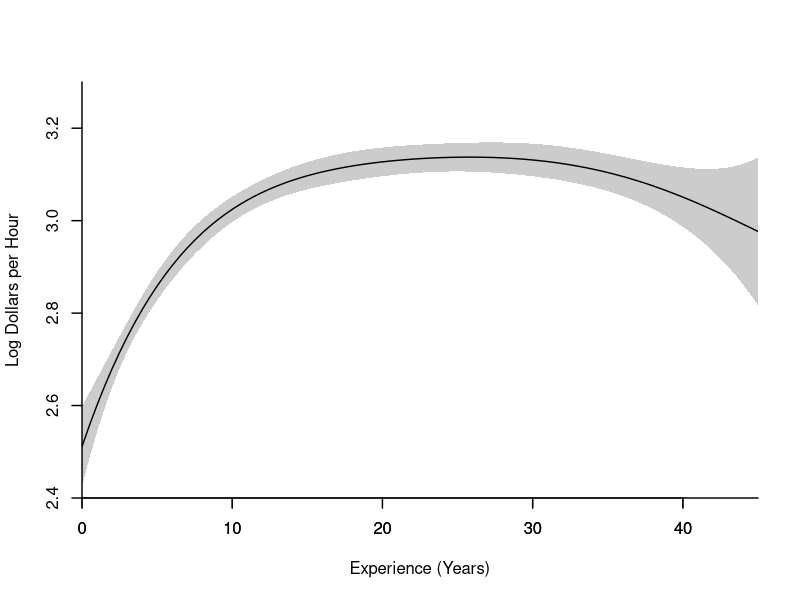
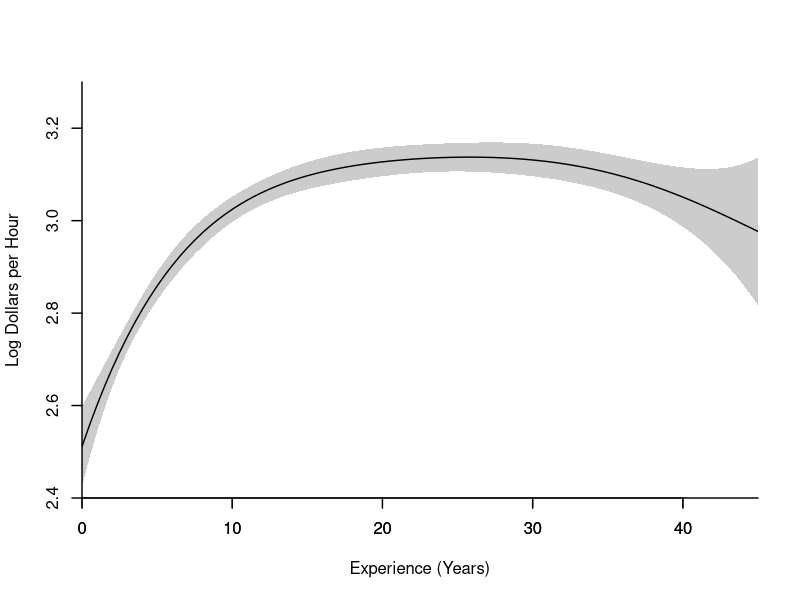
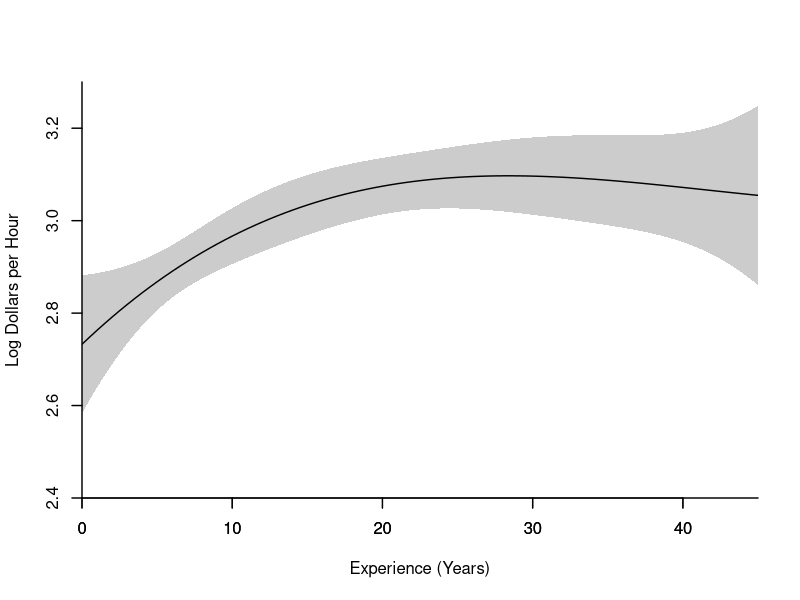
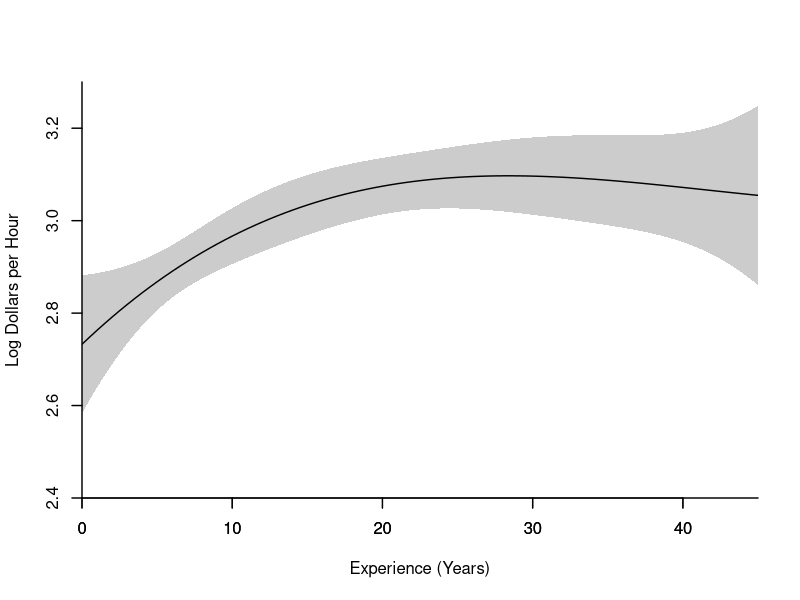

Recreate these plots in R, in order.
#####################################
### This file generates Figure 20.7
### Confidence Bands for Experience Profile
### College-Educated Women
#############################
### Uses data file cps09mar.txt
#####################################

dat <- read.table("cps09mar.txt")
wcollegef <- (dat[,2]==1)&(dat[,4]==16)&(dat[,11]==1)
bcollegef <- (dat[,2]==1)&(dat[,4]==16)&(dat[,11]==2)
datw <- dat[wcollegef,]
datb <- dat[bcollegef,]

yw <- as.matrix(log(datw[,5]/(datw[,6]*datw[,7])))
qw <- (datw[,1]-datw[,4]-6)
yb <- as.matrix(log(datb[,5]/(datb[,6]*datb[,7])))
qb <- (datb[,1]-datb[,4]-6)
nw <- length(yw)
nb <- length(yb)

xm <- 45;
pw <- 5
pb <- 3
x <- as.matrix(seq(0,xm,0.5))
G <- length(x)
xw <- matrix(1,nrow=G,ncol=pw+1)
xb <- matrix(1,nrow=G,ncol=pw+1)
zw <- matrix(1,nrow=nw,ncol=pw+1)
zb <- matrix(1,nrow=nb,ncol=pw+1)
for (j in 1:pw){
  xwj <- qw^j
  zwj <- zw[,1:j]
  gamw <- solve(t(zwj)%*%zwj,t(zwj)%*%xwj)
  egamw <- xwj - zwj%*%gamw
  sigw <- sqrt((t(egamw)%*%egamw)/nw)
  zw[,j+1] <- egamw%*%(1/sigw)
  xw[,j+1] <- (x^j - xw[,1:j]%*%gamw)%*%(1/sigw)

  xbj <- qb^j
  zbj <- zb[,1:j]
  gamb <- solve(t(zbj)%*%zbj,t(zbj)%*%xbj)
  egamb <- xbj - zbj%*%gamb
  sigb <- sqrt((t(egamb)%*%egamb)/nb)
  zb[,j+1] <- egamb%*%(1/sigb)
  xb[,j+1] <- (x^j - xb[,1:j]%*%gamb)%*%(1/sigb)
}

xxw <- solve(t(zw)%*%zw)
betaw <- xxw%*%(t(zw)%*%yw)
fw <- xw%*%betaw
ew <- yw - zw%*%betaw
epw <- ew/(1-rowSums(zw*(zw%*%xxw)))
uw <- zw*(epw%*%matrix(1,1,ncol(zw)))
vw <- xxw%*%(t(uw)%*%uw)%*%xxw

zb = zb[,1:(1+pb)];
xb = xb[,1:(1+pb)];
xxb <- solve(t(zb)%*%zb)
betab <- xxb%*%(t(zb)%*%yb)
fb <- xb%*%betab
eb <- yb - zb%*%betab
epb <- eb/(1-rowSums(zb*(zb%*%xxb)))
ub <- zb*(epb%*%matrix(1,1,ncol(zb)))
vb <- xxb%*%(t(ub)%*%ub)%*%xxb

sew <- sqrt(rowSums(xw*(xw%*%vw)))
seb <- sqrt(rowSums(xb*(xb%*%vb)))

Lw <- fw - sew*1.96
Uw <- fw + sew*1.96
Lb <- fb - seb*1.96
Ub <- fb + seb*1.96

wd <- 1.4

pdf("HANSEN20-7a.pdf",family="Helvetica",colormodel='cmyk',width=4.5,height=4.5)
plot(x,fw,lty=1,xlim=c(0,xm),ylim=c(2.4,3.3),xlab="Experience (Years)",ylab="Log Dollars per Hour",xaxs="i",yaxs="i",type="l",lwd=wd,bty="n",yaxt="n")
polygon(c(x,rev(x)),c(Uw,rev(Lw)),col=grey(.8),border=NA)
axis(side=1,seq(0,50,10),lwd=wd)
axis(side=2,seq(2.4,3.4,.2),lwd=wd)
lines(x,fw,lwd=wd)
dev.off()

postscript("HANSEN20-7a.eps",paper="special",width=4.5,height=4.5,horizontal=FALSE,onefile=FALSE,family="Helvetica",colormodel='cmyk')
plot(x,fw,lty=1,xlim=c(0,xm),ylim=c(2.4,3.3),xlab="Experience (Years)",ylab="Log Dollars per Hour",xaxs="i",yaxs="i",type="l",lwd=wd,bty="n",yaxt="n")
polygon(c(x,rev(x)),c(Uw,rev(Lw)),col=grey(.8),border=NA)
axis(side=1,seq(0,50,10),lwd=wd)
axis(side=2,seq(2.4,3.4,.2),lwd=wd)
lines(x,fw,lwd=wd)
dev.off()

pdf("HANSEN20-7b.pdf",family="Helvetica",colormodel='cmyk',width=4.5,height=4.5)
plot(x,fb,lty=1,xlim=c(0,xm),ylim=c(2.4,3.3),xlab="Experience (Years)",ylab="Log Dollars per Hour",xaxs="i",yaxs="i",type="l",lwd=wd,bty="n",yaxt="n")
polygon(c(x,rev(x)),c(Ub,rev(Lb)),col=gray(.8),border=NA)
axis(side=1,seq(0,50,10),lwd=wd)
axis(side=2,seq(2.4,3.4,.2),lwd=wd)
lines(x,fb,lwd=wd)
dev.off()

postscript("HANSEN20-7b.eps",paper="special",width=4.5,height=4.5,horizontal=FALSE,onefile=FALSE,family="Helvetica",colormodel='cmyk')
plot(x,fb,lty=1,xlim=c(0,xm),ylim=c(2.4,3.3),xlab="Experience (Years)",ylab="Log Dollars per Hour",xaxs="i",yaxs="i",type="l",lwd=wd,bty="n",yaxt="n")
polygon(c(x,rev(x)),c(Ub,rev(Lb)),col=gray(.8),border=NA)
axis(side=1,seq(0,50,10),lwd=wd)
axis(side=2,seq(2.4,3.4,.2),lwd=wd)
lines(x,fb,lwd=wd)
dev.off()
